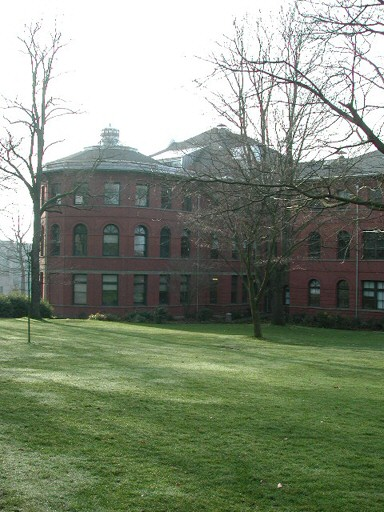
%> input picture matlab/prtn00.jpg, 384 x 512 px
$ octave --eval "result = my_harris(imread('prtn00.jpg'));"   (GNU Octave 9; MATLAB toolbox functions it lacks are replaced by stand-ins)
%> lines starting %> are read from the running program, lines starting %| are printed output that depends on the picture
function keypoints = my_harris(img)

k = 0.04;
Threshold = 50000;


% img = imread('prtn00.jpg');
imgGray = rgb2gray(img);
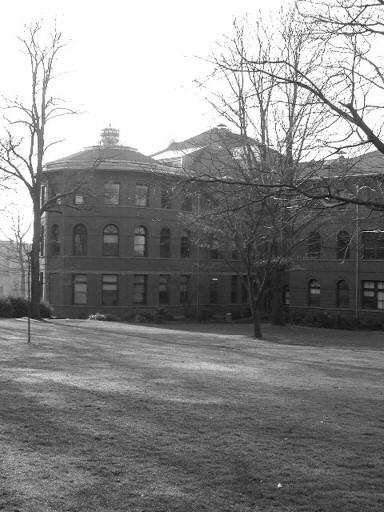
%> imgGray: size 512x384 uint8; min 1, max 255, mean 135.5
row = size(img, 1);
%> row = 512
col = size(img, 2);
%> col = 384
fx = [-1, 0, 1; -1, 0, 1; -1, 0, 1];
fy = [-1, -1, -1; 0, 0, 0; 1, 1, 1];

Ix = filter2(fx, imgGray);
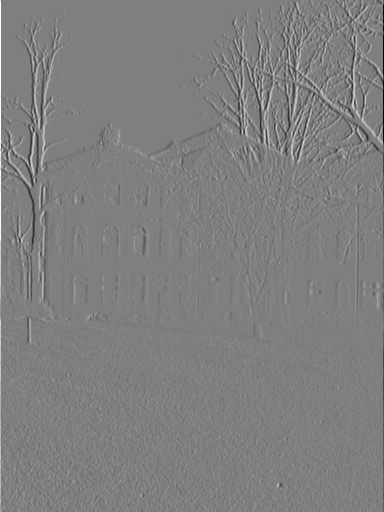
%> Ix: size 512x384 double; min -765, max 765, mean -0.5; drawn with min black and max white
Iy = filter2(fy, imgGray);
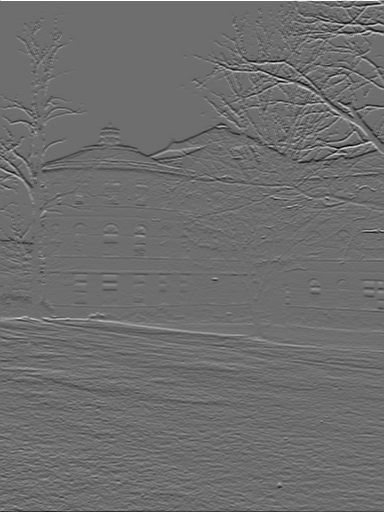
%> Iy: size 512x384 double; min -584, max 765, mean -1; drawn with min black and max white
h = fspecial('gaussian', [5, 5], 1.5);

Ix2 = filter2(h,Ix.*Ix);
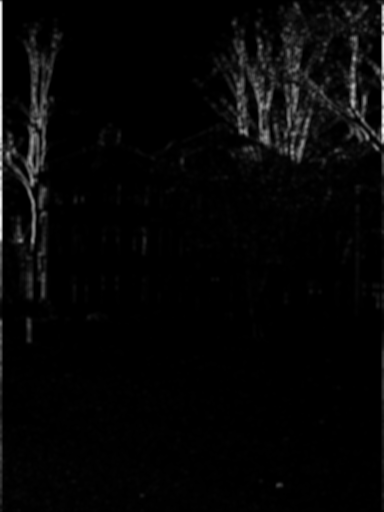
%> Ix2: size 512x384 double; min 0, max 177109.5, mean 4745.3; drawn with min black and max white
Iy2 = filter2(h,Iy.*Iy);
Ixy = filter2(h,Ix.*Iy);
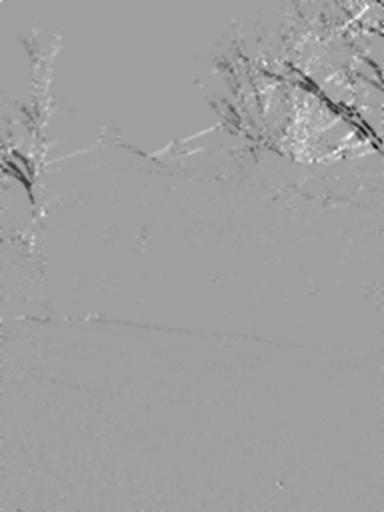
%> Ixy: size 512x384 double; min -62688.5, max 37550.5, mean -222.7; drawn with min black and max white

% imshow(Ix2);

process = zeros(row, col);

for r=1:row
    for c=1:col
        M = [Ix2(r,c),Ixy(r,c);Ixy(r,c),Iy2(r,c)];
        R = det(M) - k * (trace(M) ^ 2);
        if (R > Threshold)
            process(r,c) = R;
        end
    end
end
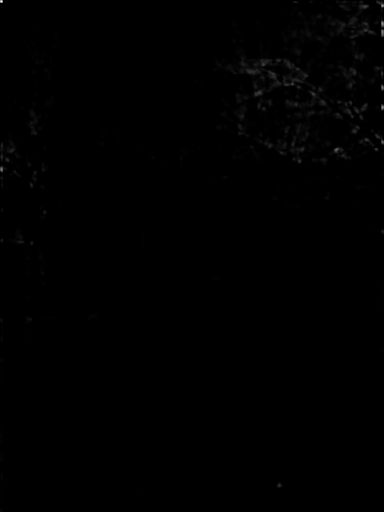
%> process: size 512x384 double; min 0, max 8.65e+09, mean 25671944; drawn with min black and max white
dilation_kernel = [1,1,1;1,0,1;1,1,1];
output = process > imdilate(process, dilation_kernel);
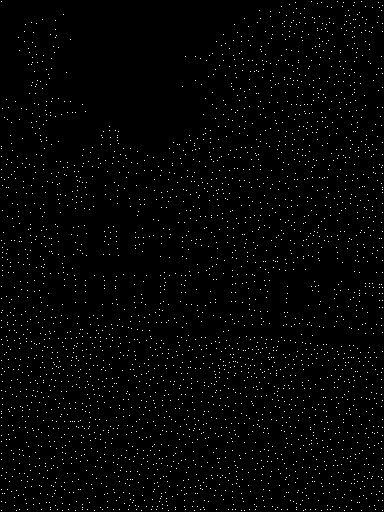
%> output: size 512x384 logical; 1.6% white in thin lines or dots
keypoints = output;
% imshow(output)
% descriptors = descriptor(output, imgGray);
% imshow(img);

end

$ run again, on matlab/prtn01.jpg
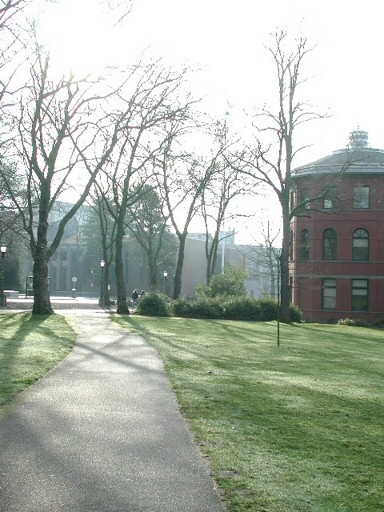
%> input picture matlab/prtn01.jpg, 384 x 512 px
%> in my_harris, `Ixy = filter2(h,Ix.*Iy);`:
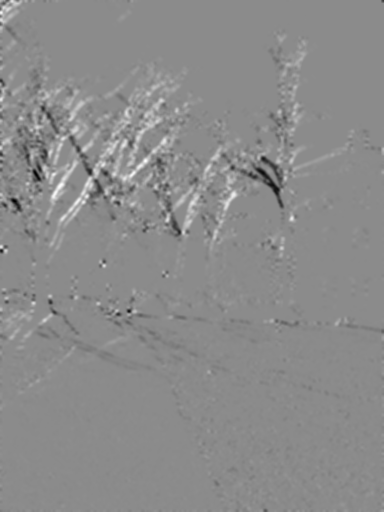
%> Ixy: size 512x384 double; min -37604.9, max 31216.7, mean 92; drawn with min black and max white
%> in my_harris, `output = process > imdilate(process, dilation_kernel);`:
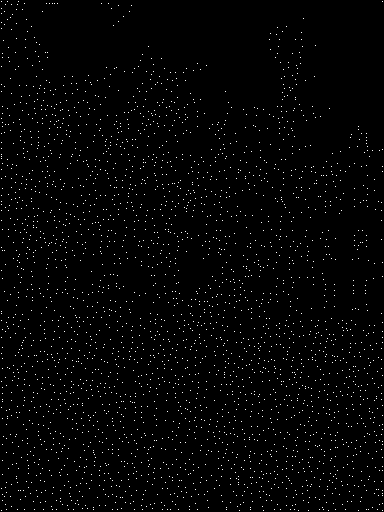
%> output: size 512x384 logical; 1.6% white in thin lines or dots

$ run again, on matlab/prtn16.jpg
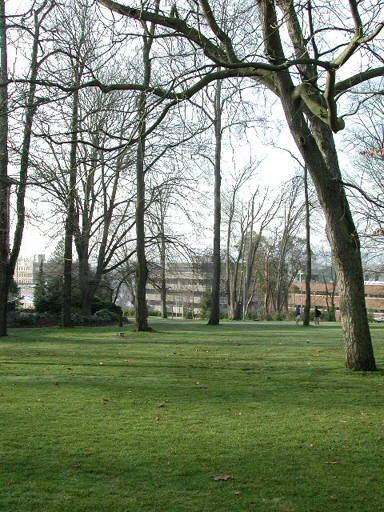
%> input picture matlab/prtn16.jpg, 384 x 512 px
%> in my_harris, `Ixy = filter2(h,Ix.*Iy);`:
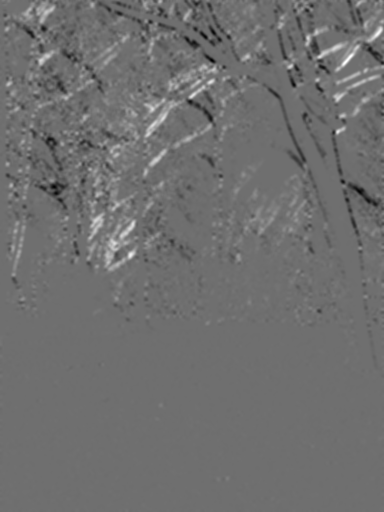
%> Ixy: size 512x384 double; min -70254.2, max 90774.6, mean 186.9; drawn with min black and max white
%> in my_harris, `output = process > imdilate(process, dilation_kernel);`:
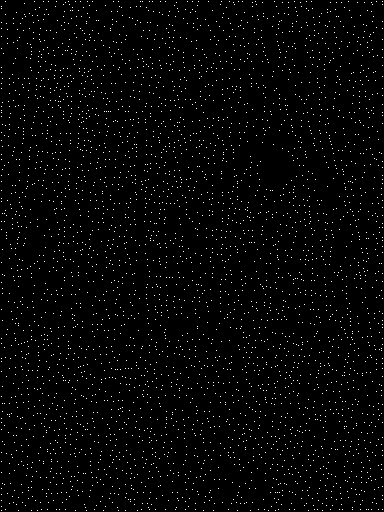
%> output: size 512x384 logical; 2% white in thin lines or dots

$ run again, on matlab/prtn17.jpg
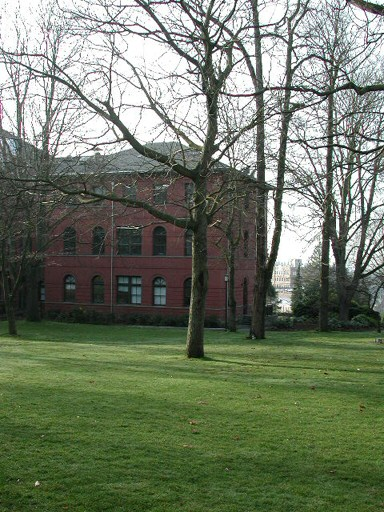
%> input picture matlab/prtn17.jpg, 384 x 512 px
%> in my_harris, `output = process > imdilate(process, dilation_kernel);`:
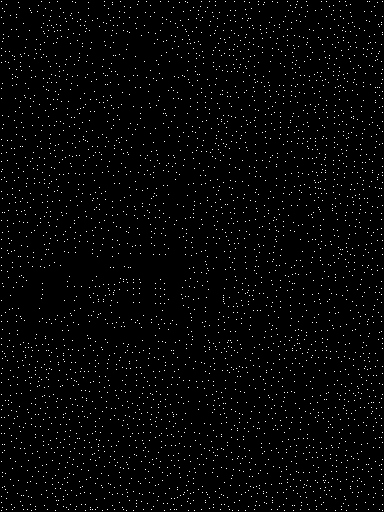
%> output: size 512x384 logical; 1.9% white in thin lines or dots
